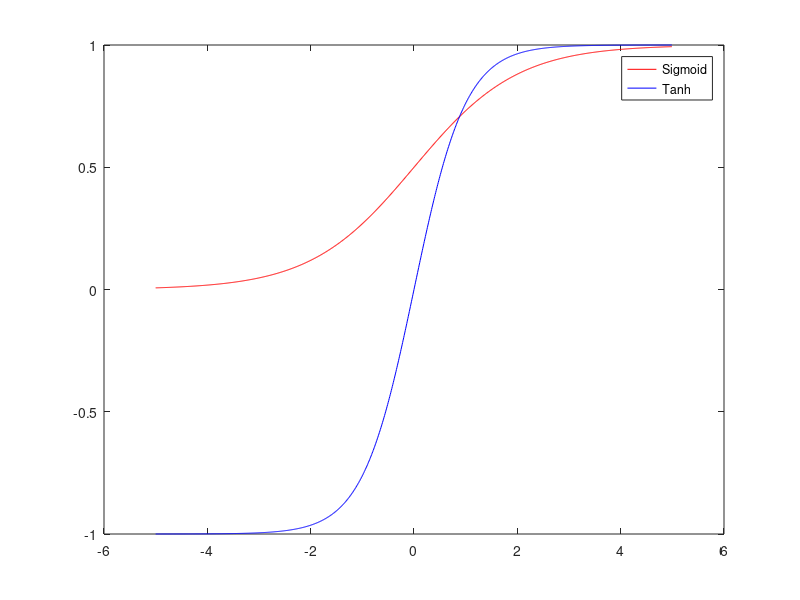
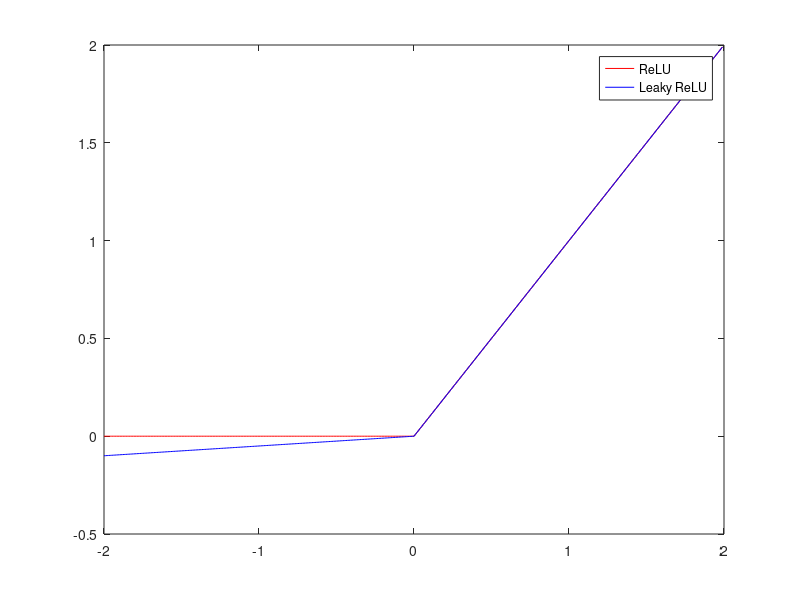

Source code (MATLAB) for these figures, in order: (Note: this script raises an error after producing the figures.)
clear; close all; clc;

h = 0.01;

zsig = -5:h:5; zsig(end) = [];
zlu = -2:h:2; zlu(end) = [];

% Sigmoidal
sigmoid = 1./(1 + exp(-zsig));
tanhsigmoid = tanh(zsig);

% Linear Unit
relu = max(0, zlu);
lrelu = max(0.05*zlu, zlu);

figure
plot(zsig, sigmoid, 'r', zsig, tanhsigmoid, 'b')
legend('Sigmoid', 'Tanh')

figure
plot(zlu, relu, 'r', zlu, lrelu, 'b')
legend('ReLU', 'Leaky ReLU')

% Export data
writetable(array2table([zsig.' sigmoid.' tanhsigmoid.'], 'VariableNames', {'z', 'sigmoid', 'tanh'}), 'sigmoidal.csv', 'LineEnding', '\n')
writetable(array2table([zlu.' relu.' lrelu.'], 'VariableNames', {'z', 'relu', 'lrelu'}), 'linearunit.csv', 'LineEnding', '\n')
